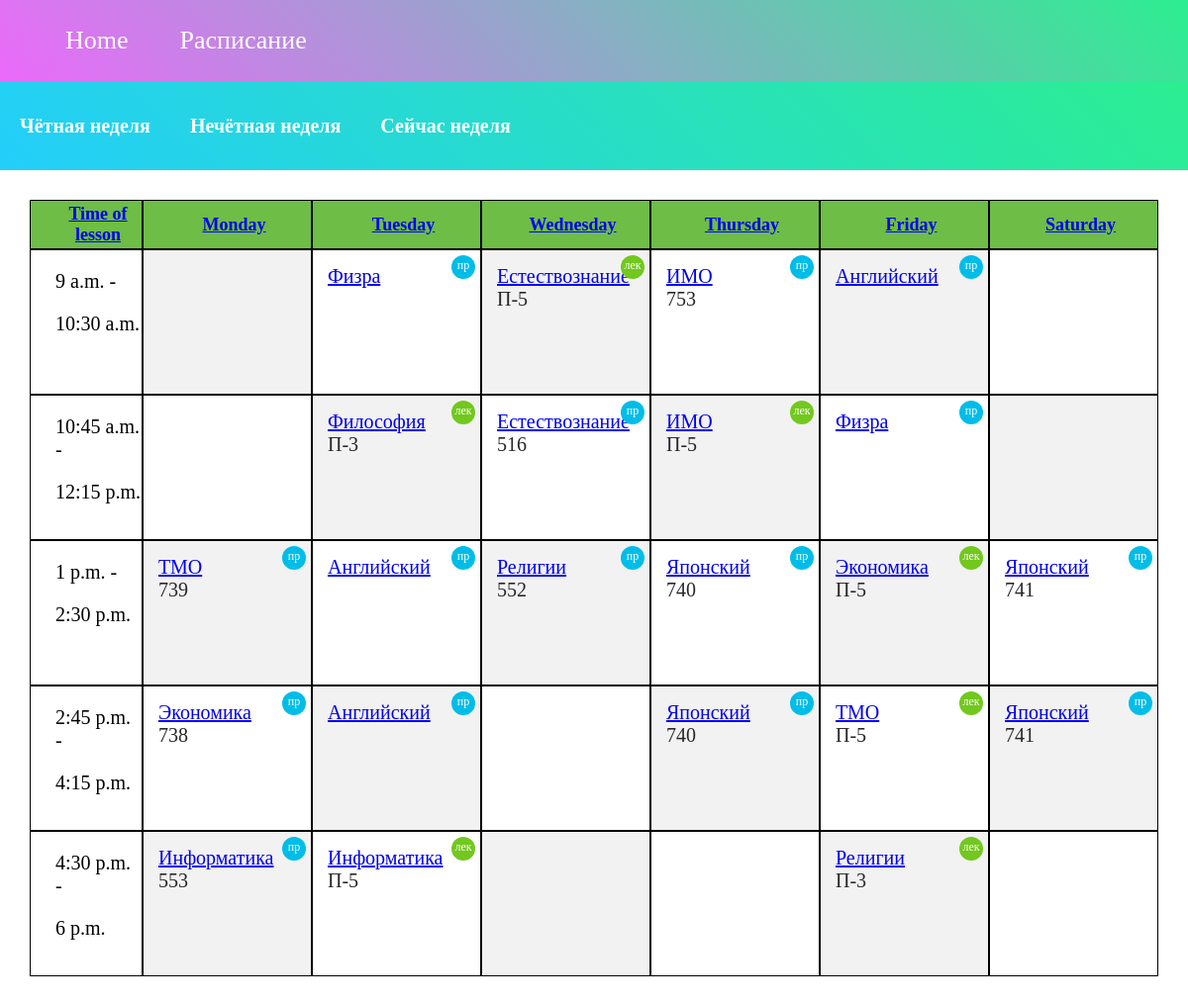
/sc, run on the app's committed database.
### FWP/models.py (models this page shows, shortened)
class Day(models.Model):
    name = models.CharField(max_length=20)
    slug = models.SlugField(max_length=20, unique=True, db_index=True)
    def __str__(self):
        return self.name

class Lesson(models.Model):
    subject = models.ForeignKey('Subject', on_delete = models.PROTECT, null=False)
    day = models.ForeignKey('Day', on_delete=models.PROTECT, null=False)
    number_lesson = models.ForeignKey('NumberLesson', on_delete=models.PROTECT, null=False)
    type_lesson = models.ForeignKey('TypeLesson', on_delete=models.PROTECT, null=False)
    is_even = models.ForeignKey('Parity', on_delete=models.PROTECT, null=False)
    classroom = models.CharField(max_length=20, blank=True)

class NumberLesson(models.Model):
    name = models.PositiveIntegerField()
    start = models.TimeField()
    end = models.TimeField()

class Subject(models.Model):
    name = models.CharField(max_length=100)
    slug = models.SlugField(max_length=100, unique=True, db_index=True)
    content = models.TextField(blank=True)
    def __str__(self):
        return self.name
    def get_absolute_url(self):
        return reverse("subject", kwargs={"subject_slug": self.slug})

### FWP/views.py (the view)
# urls.py: path('sc', SchView.as_view(), name='sc'),
class SchView(ListView):
    model = Lesson
    template_name: str = 'FWP/sc.html'
    context_object_name = 'lessons'
    model2 = Day
    def get_context_data(self, object_list=None, **kwargs):
        context = super().get_context_data(**kwargs)
        context['title'] = 'Main page'
        context['days'] = list(Day.objects.all())
        context['numbers'] = NumberLesson.objects.all()
        context['parity'] = Parity.objects.filter(name='Even week')
        context['lections'] = TypeLesson.objects.filter(name='Lecture')
        context['seminars'] = TypeLesson.objects.filter(name='Seminar')
        context['time'] = Day.objects.filter(name='Time of lesson')
        context['number_of_lesson'] = NumberLesson.objects.all()
        return context
    def get_queryset(self):
        return Lesson.objects.filter(is_even__name__in=['Even week', 'Every week'])

### FWP/templates/FWP/sc.html (shortened to what this page needs)
{% extends 'FWP/base.html' %}
{% block content %}
<div style = "background: linear-gradient(45deg, rgb(35,206,250), rgb(44,238,144));">
<ul class="flex-container">
    <li class="flex-item"><a href="{% url 'sc' %}/odd">Чётная неделя</a></li>
    <li class="flex-item"><a href="{% url 'sc' %}/even">Нечётная неделя</a></li>
    <li class="flex-item"><a>Сейчас {{cur_week}} неделя</a></li>
  </ul>
</div>
    <div style="width=50%;padding-top:30px;padding-left:30px;padding-right:30px;">
    <table class="time-table" cellspacing="0">
        <colgroup><col class="col1">
        <col span="6" class="coln">
        </colgroup>
        <tbody>
        <tr>
        {% for d in days %}
            <th><a href="#">{{d}}</a></th>
        {% endfor %}
        </tr>
        {% for n in numbers %}
        <tr>
            {% for d in days %}
                <td>
                    {% for l in lessons %}
                    {% if l.day == d and l.number_lesson == n %}
                        {% if l.day not in time %}
                        <div class="cell">
                            {% if l.type_lesson in lections %}
                            <span class="type lek" data-toggle="tooltip" data-placement="right" title="" data-original-title="лекция">лек</span>
                            {% endif %}
                            {% if l.type_lesson in seminars %}
                            <span class="type pr" data-toggle="tooltip" data-placement="right" title="" data-original-title="практическое занятие">пр</span>
                            {% endif %}
                            <div class="subject" data-toggle="tooltip" data-placement="top" title="">
                                <a href="{{l.subject.get_absolute_url}}">{{l.subject}}</a>
                            </div>
                            <div class="room">
                                <a>{{l.classroom}}</a>
                            </div>
                        {% endif %}
                            {% if l.day in time %}
                                <p>{{l.number_lesson.start}} -
                                <p>{{l.number_lesson.end}}
                            {% endif %}
                        </div>
                    {% endif %}
                    {% endfor %}
                </td>
            {% endfor %}
        </tr>
        {% endfor %}
{% endblock content %}

### FWP/templates/FWP/base.html (shortened to what this page needs)
{% load static %}
<!DOCTYPE html>
<html>
<head>
	    <link type="text/css" href="{% static 'FWP/css/print.css' %}" rel="stylesheet" />
        <link type="text/css" href="{% static 'FWP/css/group.css' %}" rel="stylesheet" />
        <link type="text/css" href="{% static 'FWP/css/nav.css' %}" rel="stylesheet" />
        <link type="text/css" href="{% static 'FWP/css/flex.css' %}" rel="stylesheet" />
        <link type="text/css" href="{% static 'FWP/css/nav2.css' %}" rel="stylesheet" />
        <link type="text/css" href="{% static 'FWP/css/subject.css' %}" rel="stylesheet" />
</head>
<body>
        <div style = "background: linear-gradient(45deg, rgb(235,106,250), rgb(44,238,144));">
            <ul class="navigation">
                <li><a href="{% url 'home' %}">Home</a></li>
                <li><a href="{% url 'sc' %}">Расписание</a></li>
            </ul>
        </div>
    {% block content %}
    {% endblock %}
</body>
</html>

### FWP/static/FWP/css/print.css (style rules this page uses)
* { -webkit-print-color-adjust: exact; }
html, body, .container { position: relative; margin: 0px; width: 100%; }
a[href]:after { content: ""; }
th,td { text-decoration: none; border: solid 0.5px #000 !important; }
table { table-layout: auto; width: auto; }
.col1 { width: 10%; }
.coln { width: 15%; }
.time-table { margin-bottom: 0px; width: 100%; }
.time-table tr { height: auto; }
.time-table tr:nth-child(even) td:nth-child(even), .time-table tr:nth-child(odd) td:nth-child(odd) { background: none; }
.time-table tr th { text-decoration: none; text-align: left; padding-left: 10px; }
.time-table tr td { text-align: left; padding-left: 10px; }
.time-table tr th:first-child, .time-table tr td:first-child { text-decoration: none; padding-left: 10px !important; }
.time-table tr td:first-child { font-size: 20px; background: none !important; }
.time-table tr:first-child { height: 50px; background-color: #6dbd46; font-size: 18px; color: white; }
.time-table tr:not(:first-child) { vertical-align: top; }
.time-table tr:not(:first-child) td { padding: 0px; }
.cell { position: relative; display: flex; flex-direction: column; justify-content: space-between; align-items: flex-start; padding: 10px; }
.subject { padding-right: 19px; cursor: none; }
.subject, .room, .tutor, .week, .group { font-size: 20px; color: #000; }
.lek, .pr, .lab { background: none; }

### FWP/static/FWP/css/group.css (style rules this page uses)
.time-table { margin-bottom: 30px; font-family: PTSansBold; width: 100%; table-layout: fixed; width: 100%; }
.time-table .col1 { width: 10%; }
.time-table .coln { width: 15%; }
.time-table td { position: relative; }
.time-table tr { height: 147px; }
.time-table tr:nth-child(even) td:nth-child(even), .time-table tr:nth-child(odd) td:nth-child(odd) { background: #f2f2f2; }
.time-table tr th { text-decoration: none; text-align: center; padding-left: 15px; }
.time-table tr td { text-align: left; padding-left: 15px; }
.time-table tr th:first-child, .time-table tr td:first-child { text-decoration: none; padding-left: 25px !important; }
.time-table tr td:first-child { font-size: 20px; background: white !important; }
.time-table tr:first-child { height: 50px; background-color: #6dbd46; font-size: 18px; color: white; }
.time-table tr:not(:first-child) { vertical-align: top; }
.time-table tr:not(:first-child) td { padding: 0px; }
.cell { position: relative; display: flex; flex-direction: column; justify-content: space-between; align-items: flex-start; padding: 15px; }
.subject { padding-right: 19px; cursor: pointer; }
.subject, .room, .tutor, .week, .group { font-size: 20px; color: #272727; }
.type { position: absolute; right: 5px; top: 5px; display: block; text-align: center; width: 24px; height: 24px; border-radius: 50%; background: #555555; color: white; font-size: 12px; line-height: 1.75; }
.lek { background: #72c81e; }
.pr { background: #00bde8; }

### FWP/static/FWP/css/flex.css (style rules this page uses)
.flex-container { display: flex; flex-flow: row wrap; padding: 0; margin: 0; list-style: none; }
.flex-item a { text-decoration: none; padding: 1em; line-height: 50px; color: white; font-weight: bold; font-size: 20px; text-align: center; display: block; }

### FWP/static/FWP/css/nav2.css (style rules this page uses)
.navigation { display: flex; flex-flow: row wrap; list-style: none; margin: 0; }
.navigation a { text-decoration: none; display: block; padding: 1em; color: white; font-size: 26px; }

### data on the page
Day: name "Time of lesson"
Day: name "Monday"
Day: name "Tuesday"
Day: name "Wednesday"
Day: name "Thursday"
Day: name "Friday"
Day: name "Saturday"
Lesson: number_lesson.start "9 a.m.", number_lesson.end "10:30 a.m."
Lesson: shows "пр", subject "Физра"
Lesson: shows "лек", subject "Естествознание", classroom "П-5"
Lesson: shows "пр", subject "ИМО", classroom "753"
Lesson: shows "пр", subject "Английский"
Lesson: number_lesson.start "10:45 a.m.", number_lesson.end "12:15 p.m."
Lesson: shows "лек", subject "Философия", classroom "П-3"
Lesson: shows "пр", subject "Естествознание", classroom "516"
Lesson: shows "лек", subject "ИМО", classroom "П-5"
Lesson: shows "пр", subject "Физра"
Lesson: number_lesson.start "1 p.m.", number_lesson.end "2:30 p.m."
Lesson: shows "пр", subject "ТМО", classroom "739"
Lesson: shows "пр", subject "Английский"
Lesson: shows "пр", subject "Религии", classroom "552"
Lesson: shows "пр", subject "Японский", classroom "740"
Lesson: shows "лек", subject "Экономика", classroom "П-5"
Lesson: shows "пр", subject "Японский", classroom "741"
Lesson: number_lesson.start "2:45 p.m.", number_lesson.end "4:15 p.m."
Lesson: shows "пр", subject "Экономика", classroom "738"
Lesson: shows "пр", subject "Английский"
Lesson: shows "пр", subject "Японский", classroom "740"
Lesson: shows "лек", subject "ТМО", classroom "П-5"
Lesson: shows "пр", subject "Японский", classroom "741"
Lesson: number_lesson.start "4:30 p.m.", number_lesson.end "6 p.m."
Lesson: shows "пр", subject "Информатика", classroom "553"
Lesson: shows "лек", subject "Информатика", classroom "П-5"
Lesson: shows "лек", subject "Религии", classroom "П-3"
